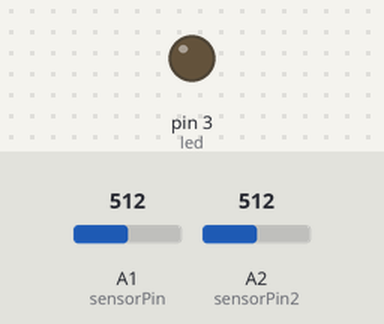
This sketch was run on a simulated Arduino Uno, built with avr-gcc and run on an emulated ATmega328P. On the bench: output pins drawn as LEDs (lit = HIGH). Inputs (shaded band) come from the test bench; at power-on: A1 (sensorPin) = 512, A2 (sensorPin2) = 512.

Above: at 2.2 s.
2.3 s: A1 (sensorPin) set to 884
3.8 s: A1 (sensorPin) set to 913
At 4.4 s:
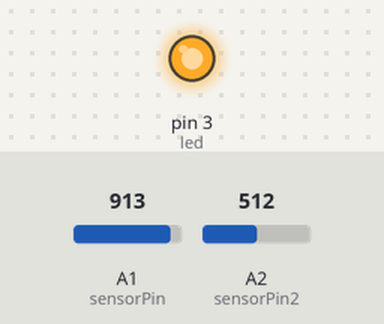
5.3 s: A1 (sensorPin) set to 900
At 6.2 s:
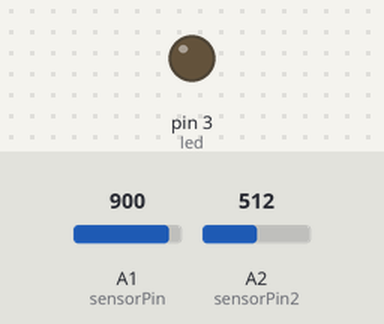
6.8 s: A1 (sensorPin) set to 1023
At 7.2 s:
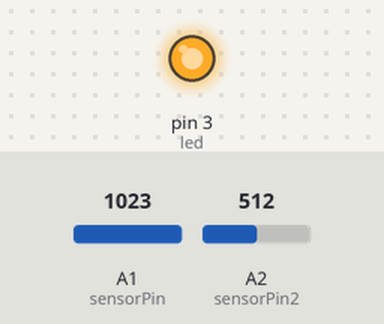
Timing chart, 0 to 9.3 s (numbered marks = the images above; inputs shaded):
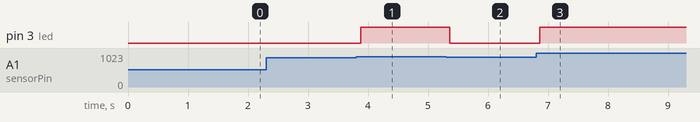

The sketch:

dfplayer_sensors_12-11.ino
```cpp
/*

  DFPLAYER MINI BASIC PLAY ON ATTINY 44 + SENSOR
  Sonic Quilt Prototyping
  December 11, 2018
  Liza Stark

  //Go back and include other attribution info

  If using with the ATtiny44/84, you may need to reset it by momentarily
  connecting the reset to ground.

*/

#include "SoftwareSerial.h"
//SoftwareSerial mySerial(RX, TX);
SoftwareSerial mySerial(10, 9); // ATtiny > DFplayer
//SoftwareSerial mySerial2(4, 5); // ATtiny > Arduino for sensor

// Commands for DRPlayer mini
byte play[10] = { 0X7E, 0xFF, 0x06, 0X03, 00, 00, 0x01, 0xFE, 0xF7, 0XEF};
byte setVolume[10] = { 0X7E, 0xFF, 0x06, 0X06, 00, 00, 0x1E, 0xFE, 0xD7, 0XEF};

// Variables for sensor
int led = 3;
int sensorPin = A1;
int sensorPin2 = A2;
int sensorVal = 0;
int sensorVal2 = 0;

void setup () {
  pinMode(led, OUTPUT);
  pinMode(sensorPin, INPUT);
  pinMode(sensorPin2, INPUT);

  mySerial.begin (9600);
  //mySerial2.begin (9600);
  delay(1000);

  // Set volume to 30
  for (int count = 0; count < 10; count++) {
    mySerial.write(setVolume[count]);
    //Serial.println("volume");
  }

  /*
    // Doesn't work in loop alone...not sure if has something to do with loop mechanic?
    for (int count = 0; count < 10; count++) {
      mySerial.write(play[count]);
      //Serial.println("command");
    }
  */


}

void loop () {

  sensorVal = analogRead(sensorPin);
  sensorVal2 = analogRead(sensorPin2);

  mySerial.print("Input Val 1: ");
  mySerial.print(sensorVal);
  //mySerial.print("      "); // no idea why this clogs serial port
  mySerial.print("Input Val 2: ");
  mySerial.println(sensorVal2);
  //mySerial.println();

  if (sensorVal > 900 && sensorVal2 > 400) {
    playTrack();
    digitalWrite(led, HIGH);
  } else {
    digitalWrite(led, LOW);
  }


}

void playTrack() {
  // Doesn't work in loop alone...not sure if has something to do with loop mechanic?
  for (int count = 0; count < 10; count++) {
    mySerial.write(play[count]);
    //Serial.println("command");
  }
}
```

Measured:
- the behaviour switches between 900 and 901 on A1 (sensorPin) (found by bisection; images 0 and 1)
- after the input at 2.3 s, every drawn part: stays the same
- after the input at 3.8 s, pin 3 (led): LOW → HIGH after 0.08 s
- after the input at 5.3 s, pin 3 (led): HIGH → LOW after 0.07 s
- after the input at 6.8 s, pin 3 (led): LOW → HIGH after 0.06 s
